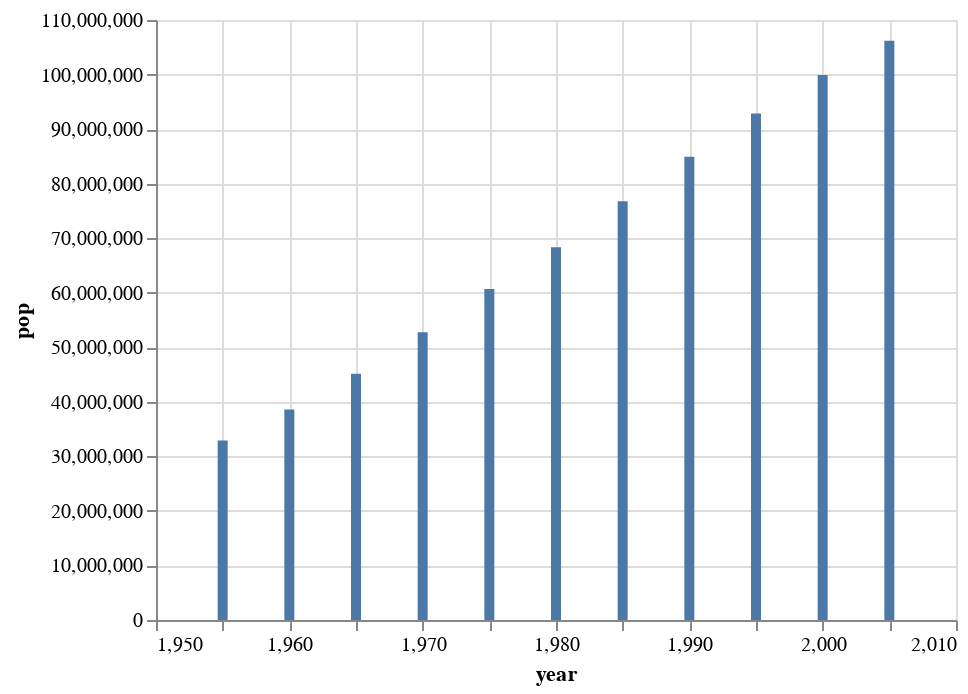

Notebook source saved alongside this figure:
### Code cell
alt.Chart(datos_pais).mark_bar().encode(   
    x = 'year',
    y = 'pop',
)

### Figure 1 — Vega-Lite specification as saved in the notebook (floating-point values rounded to 4 significant figures)
{"config": {"view": {"continuousWidth": 400, "continuousHeight": 300}}, "data": {"name": "data-aba864ee56f53a3188d399bc2e3218f7"}, "mark": "bar", "encoding": {"x": {"field": "year", "type": "quantitative"}, "y": {"field": "pop", "type": "quantitative"}}, "$schema": "https://vega.github.io/schema/vega-lite/v4.17.0.json", "datasets": {"data-aba864ee56f53a3188d399bc2e3218f7": [{"year": 1955, "country": "Mexico", "cluster": 3, "pop": 32929914, "life_expect": 55.19, "fertility": 6.8}, {"year": 1960, "country": "Mexico", "cluster": 3, "pop": 38578505, "life_expect": 58.3, "fertility": 6.75}, {"year": 1965, "country": "Mexico", "cluster": 3, "pop": 45142399, "life_expect": 60.11, "fertility": 6.75}, {"year": 1970, "country": "Mexico", "cluster": 3, "pop": 52775158, "life_expect": 62.36, "fertility": 6.5}, {"year": 1975, "country": "Mexico", "cluster": 3, "pop": 60678045, "life_expect": 65.03, "fertility": 5.25}, {"year": 1980, "country": "Mexico", "cluster": 3, "pop": 68347479, "life_expect": 67.41, "fertility": 4.25}, {"year": 1985, "country": "Mexico", "cluster": 3, "pop": 76767225, "life_expect": 69.5, "fertility": 3.63}, {"year": 1990, "country": "Mexico", "cluster": 3, "pop": 84913652, "life_expect": 71.45, "fertility": 3.191}, {"year": 1995, "country": "Mexico", "cluster": 3, "pop": 92880353, "life_expect": 73.67, "fertility": 2.671}, {"year": 2000, "country": "Mexico", "cluster": 3, "pop": 99926620, "life_expect": 74.9, "fertility": 2.401}, {"year": 2005, "country": "Mexico", "cluster": 3, "pop": 106202903, "life_expect": 76.19, "fertility": 2.211}]}}
